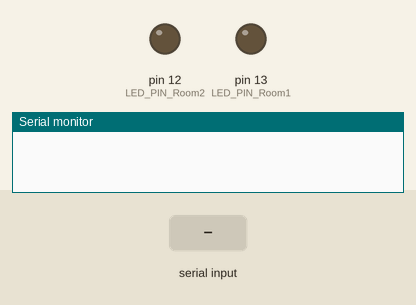
Recording of a sketch running on a simulated Arduino Uno, built with avr-gcc and run on an emulated ATmega328P. On the bench: output pins drawn as LEDs (lit = HIGH), the last lines printed to the serial monitor. The test bench sets the inputs (shaded band).

Above: at 1.2 s.
1.3 s: "1" received over the second serial link
At 2.5 s:
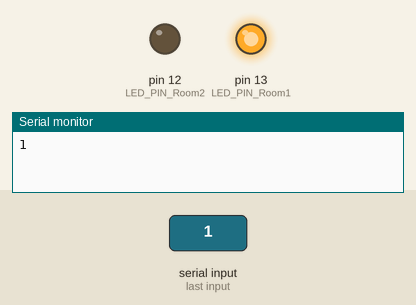
2.8 s: "3" received over the second serial link
At 3.7 s:
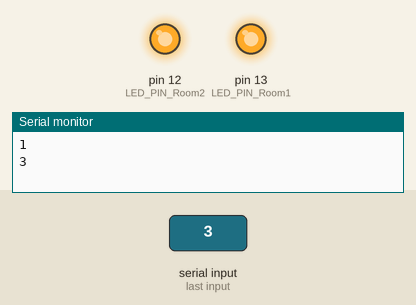
4.3 s: "2" received over the second serial link
At 4.8 s:
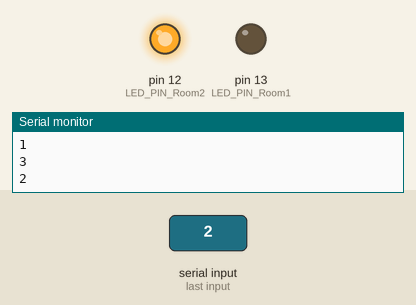
5.8 s: "4" received over the second serial link
At 7.1 s:
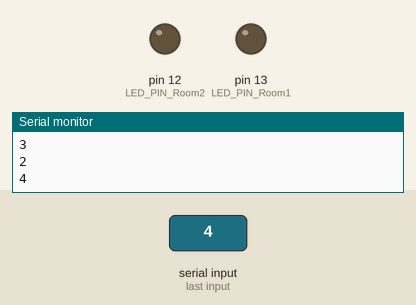
Timing chart, 0 to 8.3 s (numbered marks = the images above; inputs shaded):
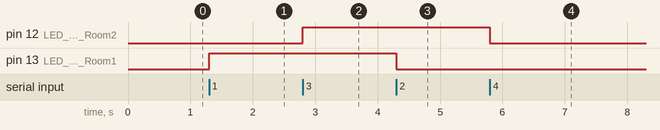

Measured:
- after the input at 1.3 s, pin 13 (LED_PIN_Room1): LOW → HIGH at once
- after the input at 2.8 s, pin 12 (LED_PIN_Room2): LOW → HIGH at once
- after the input at 4.3 s, pin 13 (LED_PIN_Room1): HIGH → LOW at once
- after the input at 5.8 s, pin 12 (LED_PIN_Room2): HIGH → LOW at once

The sketch:

sketch_led.ino
```cpp
#include <SoftwareSerial.h>   // 통신용 라이브러리

#define LED_PIN_Room1 13  //Room1 LED 핀번호
#define LED_PIN_Room2 12  //Room2 LED 핀번호
#define BTtx 7           //블루투스 tx핀 번호
#define BTrx 8            //블루투스 rx핀 번호

SoftwareSerial BT(BTtx, BTrx);   //블루투스 객체

void setup() {
  // put your setup code here, to run once:
  BT.begin(9600);         //블루투스 시리얼 통신 시작
  Serial.begin(9600);     //아두이노 시리얼 통신 시작
  pinMode(LED_PIN_Room1,OUTPUT);     //Room1 LED 출력모드
  pinMode(LED_PIN_Room2,OUTPUT);     //Room2 LED 출력모드

}

void loop() {
  // put your main code here, to run repeatedly:
  if(BT.available() > 0){

    char data = BT.read();
    Serial.println(data);
    //digitalWrite(LED_PIN_Room1, HIGH);

    if(data == '1') digitalWrite(LED_PIN_Room1, HIGH);
    else if(data == '2') digitalWrite(LED_PIN_Room1, LOW);
    else if(data == '3') digitalWrite(LED_PIN_Room2, HIGH);
    else if(data == '4') digitalWrite(LED_PIN_Room2, LOW);

  }
  else{
    //digitalWrite(LED_PIN_Room2, HIGH);
  }

}
```
